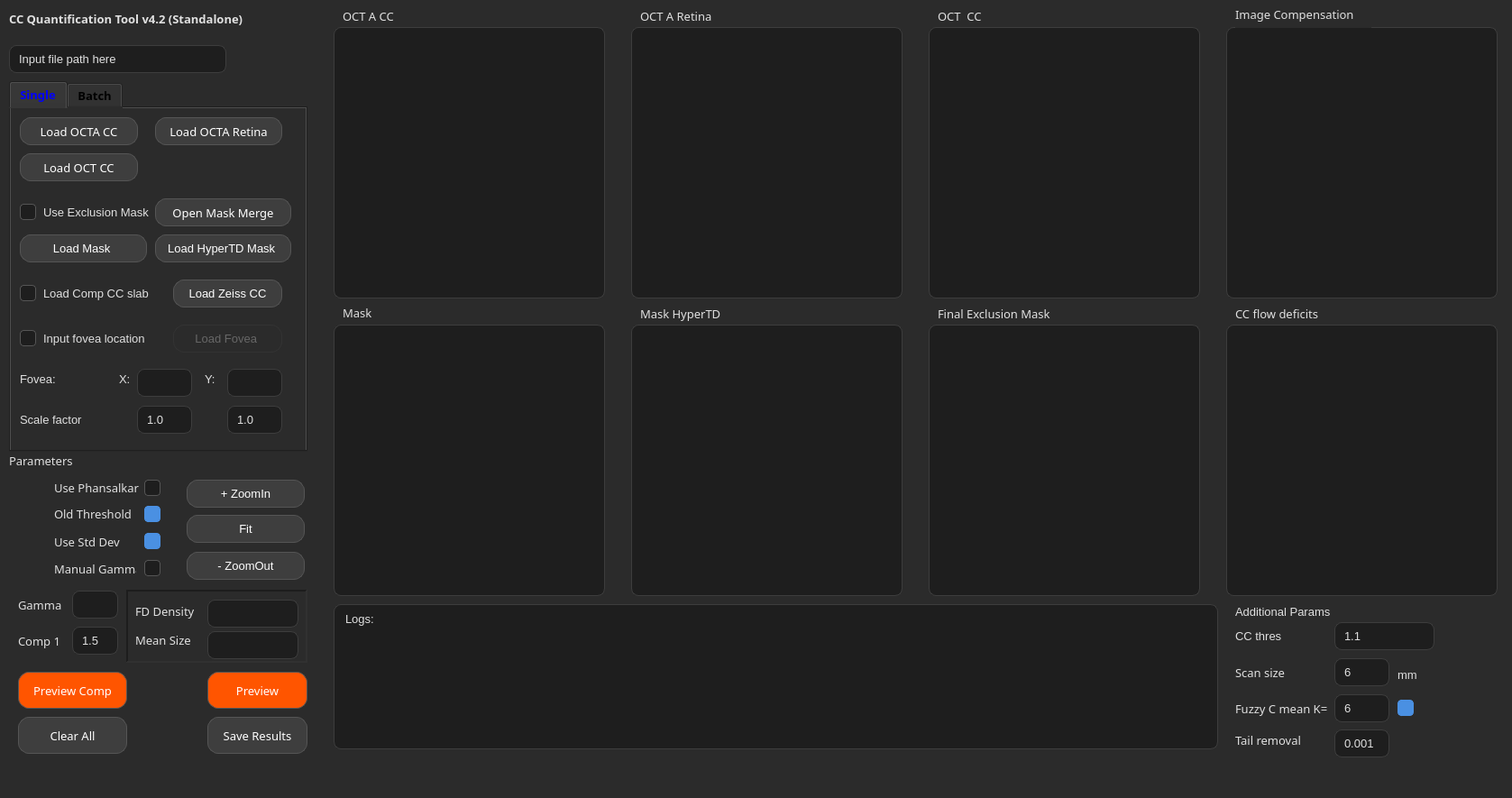
<?xml version="1.0" encoding="UTF-8"?>
<ui version="4.0">
 <class>MainWindow</class>
 <widget class="QMainWindow" name="MainWindow">
  <property name="geometry">
   <rect>
    <x>0</x>
    <y>0</y>
    <width>1677</width>
    <height>885</height>
   </rect>
  </property>
  <property name="windowTitle">
   <string>CC Segmentation Tool</string>
  </property>
  <property name="styleSheet">
   <string notr="true">/* --- MAIN WINDOW &amp; GLOBAL TEXT --- */
QMainWindow, QWidget {
    background-color: #2b2b2b;
    color: #f0f0f0;
    font-family: &quot;Segoe UI&quot;, &quot;Helvetica&quot;, sans-serif;
    font-size: 10pt;
}

/* --- ROUNDED BUTTONS --- */
QPushButton {
    background-color: #3e3e3e;
    border: 1px solid #555555;
    border-radius: 12px; /* Rounds the edges */
    padding: 6px 12px;
    color: #ffffff;
}

QPushButton:hover {
    background-color: #505050;
    border: 1px solid #777777;
}

QPushButton:pressed {
    background-color: #1e1e1e; /* Darker when clicked */
    border: 1px solid #333333;
}

QPushButton:disabled {
    background-color: #2b2b2b;
    border: 1px solid #333333;
    color: #666666;
}

/* --- INPUT FIELDS (Line Edits, Text Boxes) --- */
QLineEdit, QPlainTextEdit, QTextEdit {
    background-color: #1e1e1e; /* Darker background for input */
    border: 1px solid #3d3d3d;
    border-radius: 8px;
    padding: 4px 8px;
    color: #e0e0e0;
    selection-background-color: #4a90e2;
}

QLineEdit:focus, QPlainTextEdit:focus {
    border: 1px solid #4a90e2; /* Blue highlight when active */
}

/* --- LISTS &amp; TREES --- */
QListWidget, QTreeWidget {
    background-color: #1e1e1e;
    border: 1px solid #3d3d3d;
    border-radius: 8px;
    padding: 5px;
    outline: 0;
}

QListWidget::item:selected, QTreeWidget::item:selected {
    background-color: #4a90e2;
    color: white;
    border-radius: 4px;
}

/* --- LABELS &amp; CHECKBOXES --- */
QLabel {
    color: #e0e0e0;
}

QCheckBox {
    spacing: 8px;
    color: #e0e0e0;
}

QCheckBox::indicator {
    width: 16px;
    height: 16px;
    border-radius: 4px;
    border: 1px solid #555;
    background: #1e1e1e;
}

QCheckBox::indicator:checked {
    background-color: #4a90e2;
    border: 1px solid #4a90e2;
}

/* --- GRAPHICS VIEW (For your images) --- */
QGraphicsView {
    background-color: #1e1e1e;
    border: 1px solid #3d3d3d;
    border-radius: 8px;
}

/* --- SCROLLBARS (Modern Dark Look) --- */
QScrollBar:vertical {
    border: none;
    background: #2b2b2b;
    width: 10px;
    margin: 0px;
    border-radius: 5px;
}

QScrollBar::handle:vertical {
    background: #555;
    min-height: 20px;
    border-radius: 5px;
}

QScrollBar::handle:vertical:hover {
    background: #777;
}

QScrollBar::add-line:vertical, QScrollBar::sub-line:vertical {
    height: 0px;
}</string>
  </property>
  <widget class="QWidget" name="centralwidget">
   <widget class="QGraphicsView" name="graphicsView_OCTACC">
    <property name="geometry">
     <rect>
      <x>370</x>
      <y>30</y>
      <width>301</width>
      <height>301</height>
     </rect>
    </property>
   </widget>
   <widget class="QLabel" name="label">
    <property name="geometry">
     <rect>
      <x>380</x>
      <y>10</y>
      <width>101</width>
      <height>16</height>
     </rect>
    </property>
    <property name="font">
     <font>
      <family>Segoe UI,Helvetica,sans-serif</family>
      <pointsize>10</pointsize>
     </font>
    </property>
    <property name="text">
     <string>OCT A CC</string>
    </property>
   </widget>
   <widget class="QGraphicsView" name="graphicsView_OCTCC">
    <property name="geometry">
     <rect>
      <x>1030</x>
      <y>30</y>
      <width>301</width>
      <height>301</height>
     </rect>
    </property>
   </widget>
   <widget class="QLabel" name="label_2">
    <property name="geometry">
     <rect>
      <x>730</x>
      <y>60</y>
      <width>47</width>
      <height>13</height>
     </rect>
    </property>
    <property name="text">
     <string/>
    </property>
   </widget>
   <widget class="QLineEdit" name="lineEdit_OpenPath">
    <property name="geometry">
     <rect>
      <x>10</x>
      <y>50</y>
      <width>241</width>
      <height>31</height>
     </rect>
    </property>
    <property name="text">
     <string>Input file path here</string>
    </property>
   </widget>
   <widget class="QLineEdit" name="lineEdit_CompPara">
    <property name="enabled">
     <bool>true</bool>
    </property>
    <property name="geometry">
     <rect>
      <x>80</x>
      <y>695</y>
      <width>51</width>
      <height>31</height>
     </rect>
    </property>
    <property name="text">
     <string>1.5</string>
    </property>
   </widget>
   <widget class="QLineEdit" name="lineEdit_TailPara">
    <property name="geometry">
     <rect>
      <x>1480</x>
      <y>809</y>
      <width>61</width>
      <height>31</height>
     </rect>
    </property>
    <property name="text">
     <string>0.001</string>
    </property>
   </widget>
   <widget class="QGraphicsView" name="graphicsView_OCTARetina">
    <property name="geometry">
     <rect>
      <x>700</x>
      <y>30</y>
      <width>301</width>
      <height>301</height>
     </rect>
    </property>
   </widget>
   <widget class="QGraphicsView" name="graphicsView_ImageComp">
    <property name="geometry">
     <rect>
      <x>1360</x>
      <y>30</y>
      <width>301</width>
      <height>301</height>
     </rect>
    </property>
   </widget>
   <widget class="QGraphicsView" name="graphicsView_CCflowvoids">
    <property name="geometry">
     <rect>
      <x>1360</x>
      <y>360</y>
      <width>301</width>
      <height>301</height>
     </rect>
    </property>
   </widget>
   <widget class="QLabel" name="label_3">
    <property name="geometry">
     <rect>
      <x>1040</x>
      <y>10</y>
      <width>71</width>
      <height>16</height>
     </rect>
    </property>
    <property name="font">
     <font>
      <family>Segoe UI,Helvetica,sans-serif</family>
      <pointsize>10</pointsize>
     </font>
    </property>
    <property name="text">
     <string>OCT  CC</string>
    </property>
   </widget>
   <widget class="QLabel" name="label_4">
    <property name="geometry">
     <rect>
      <x>710</x>
      <y>10</y>
      <width>111</width>
      <height>16</height>
     </rect>
    </property>
    <property name="font">
     <font>
      <family>Segoe UI,Helvetica,sans-serif</family>
      <pointsize>10</pointsize>
     </font>
    </property>
    <property name="text">
     <string>OCT A Retina</string>
    </property>
   </widget>
   <widget class="QLabel" name="label_5">
    <property name="geometry">
     <rect>
      <x>1370</x>
      <y>340</y>
      <width>151</width>
      <height>16</height>
     </rect>
    </property>
    <property name="font">
     <font>
      <family>Segoe UI,Helvetica,sans-serif</family>
      <pointsize>10</pointsize>
     </font>
    </property>
    <property name="text">
     <string>CC flow deficits</string>
    </property>
   </widget>
   <widget class="QPlainTextEdit" name="plainTextEdit_log">
    <property name="geometry">
     <rect>
      <x>370</x>
      <y>670</y>
      <width>981</width>
      <height>161</height>
     </rect>
    </property>
    <property name="plainText">
     <string>Logs:</string>
    </property>
   </widget>
   <widget class="QLabel" name="label_6">
    <property name="geometry">
     <rect>
      <x>1370</x>
      <y>0</y>
      <width>151</width>
      <height>31</height>
     </rect>
    </property>
    <property name="font">
     <font>
      <family>Segoe UI,Helvetica,sans-serif</family>
      <pointsize>10</pointsize>
     </font>
    </property>
    <property name="text">
     <string>Image Compensation</string>
    </property>
   </widget>
   <widget class="QLabel" name="label_7">
    <property name="geometry">
     <rect>
      <x>10</x>
      <y>500</y>
      <width>81</width>
      <height>21</height>
     </rect>
    </property>
    <property name="font">
     <font>
      <family>Segoe UI,Helvetica,sans-serif</family>
      <pointsize>10</pointsize>
     </font>
    </property>
    <property name="text">
     <string>Parameters</string>
    </property>
   </widget>
   <widget class="QPushButton" name="pushButton_Preview">
    <property name="geometry">
     <rect>
      <x>230</x>
      <y>745</y>
      <width>111</width>
      <height>41</height>
     </rect>
    </property>
    <property name="font">
     <font>
      <family>Segoe UI,Helvetica,sans-serif</family>
      <pointsize>10</pointsize>
     </font>
    </property>
    <property name="styleSheet">
     <string notr="true">background-color: rgb(255, 85, 0);</string>
    </property>
    <property name="text">
     <string>Preview</string>
    </property>
   </widget>
   <widget class="QLabel" name="label_8">
    <property name="geometry">
     <rect>
      <x>20</x>
      <y>695</y>
      <width>61</width>
      <height>31</height>
     </rect>
    </property>
    <property name="font">
     <font>
      <family>Segoe UI,Helvetica,sans-serif</family>
      <pointsize>10</pointsize>
     </font>
    </property>
    <property name="text">
     <string>Comp 1</string>
    </property>
   </widget>
   <widget class="QLabel" name="label_9">
    <property name="geometry">
     <rect>
      <x>1370</x>
      <y>730</y>
      <width>81</width>
      <height>31</height>
     </rect>
    </property>
    <property name="font">
     <font>
      <family>Segoe UI,Helvetica,sans-serif</family>
      <pointsize>10</pointsize>
     </font>
    </property>
    <property name="text">
     <string>Scan size</string>
    </property>
   </widget>
   <widget class="QPushButton" name="pushButton_PreviewComp">
    <property name="geometry">
     <rect>
      <x>20</x>
      <y>745</y>
      <width>121</width>
      <height>41</height>
     </rect>
    </property>
    <property name="font">
     <font>
      <family>Segoe UI,Helvetica,sans-serif</family>
      <pointsize>10</pointsize>
     </font>
    </property>
    <property name="styleSheet">
     <string notr="true">background-color: rgb(255, 85, 0);</string>
    </property>
    <property name="text">
     <string>Preview Comp</string>
    </property>
   </widget>
   <widget class="QPushButton" name="pushButton_SliceZoomOut">
    <property name="geometry">
     <rect>
      <x>207</x>
      <y>612</y>
      <width>131</width>
      <height>31</height>
     </rect>
    </property>
    <property name="text">
     <string>- ZoomOut</string>
    </property>
   </widget>
   <widget class="QPushButton" name="pushButton_ZoomToFit">
    <property name="geometry">
     <rect>
      <x>207</x>
      <y>571</y>
      <width>131</width>
      <height>31</height>
     </rect>
    </property>
    <property name="text">
     <string>Fit</string>
    </property>
   </widget>
   <widget class="QPushButton" name="pushButton_SliceZoomIn">
    <property name="geometry">
     <rect>
      <x>207</x>
      <y>532</y>
      <width>131</width>
      <height>31</height>
     </rect>
    </property>
    <property name="text">
     <string>+ ZoomIn</string>
    </property>
   </widget>
   <widget class="QLabel" name="label_10">
    <property name="geometry">
     <rect>
      <x>1370</x>
      <y>775</y>
      <width>111</width>
      <height>21</height>
     </rect>
    </property>
    <property name="font">
     <font>
      <family>Segoe UI,Helvetica,sans-serif</family>
      <pointsize>10</pointsize>
     </font>
    </property>
    <property name="text">
     <string>Fuzzy C mean K=</string>
    </property>
   </widget>
   <widget class="QLineEdit" name="lineEdit_ScanSize">
    <property name="geometry">
     <rect>
      <x>1480</x>
      <y>730</y>
      <width>61</width>
      <height>31</height>
     </rect>
    </property>
    <property name="text">
     <string>6</string>
    </property>
   </widget>
   <widget class="QLabel" name="label_11">
    <property name="geometry">
     <rect>
      <x>10</x>
      <y>0</y>
      <width>341</width>
      <height>41</height>
     </rect>
    </property>
    <property name="font">
     <font>
      <family>Segoe UI,Helvetica,sans-serif</family>
      <pointsize>10</pointsize>
      <weight>75</weight>
      <bold>true</bold>
     </font>
    </property>
    <property name="text">
     <string>CC Quantification Tool v4.2 (Standalone)</string>
    </property>
   </widget>
   <widget class="QPushButton" name="pushButton_Save">
    <property name="geometry">
     <rect>
      <x>230</x>
      <y>795</y>
      <width>111</width>
      <height>41</height>
     </rect>
    </property>
    <property name="font">
     <font>
      <family>Segoe UI,Helvetica,sans-serif</family>
      <pointsize>10</pointsize>
     </font>
    </property>
    <property name="text">
     <string>Save Results</string>
    </property>
   </widget>
   <widget class="QLineEdit" name="lineEdit_MeanSize">
    <property name="geometry">
     <rect>
      <x>230</x>
      <y>700</y>
      <width>101</width>
      <height>31</height>
     </rect>
    </property>
    <property name="text">
     <string/>
    </property>
   </widget>
   <widget class="QLineEdit" name="lineEdit_FD">
    <property name="geometry">
     <rect>
      <x>230</x>
      <y>665</y>
      <width>101</width>
      <height>31</height>
     </rect>
    </property>
    <property name="text">
     <string/>
    </property>
   </widget>
   <widget class="QLabel" name="label_12">
    <property name="geometry">
     <rect>
      <x>150</x>
      <y>670</y>
      <width>71</width>
      <height>16</height>
     </rect>
    </property>
    <property name="font">
     <font>
      <family>Segoe UI,Helvetica,sans-serif</family>
      <pointsize>10</pointsize>
     </font>
    </property>
    <property name="text">
     <string>FD Density</string>
    </property>
   </widget>
   <widget class="QLabel" name="label_13">
    <property name="geometry">
     <rect>
      <x>150</x>
      <y>700</y>
      <width>71</width>
      <height>20</height>
     </rect>
    </property>
    <property name="font">
     <font>
      <family>Segoe UI,Helvetica,sans-serif</family>
      <pointsize>10</pointsize>
     </font>
    </property>
    <property name="text">
     <string>Mean Size</string>
    </property>
   </widget>
   <widget class="QPushButton" name="pushButton_ClearAll">
    <property name="geometry">
     <rect>
      <x>20</x>
      <y>795</y>
      <width>121</width>
      <height>41</height>
     </rect>
    </property>
    <property name="font">
     <font>
      <family>Segoe UI,Helvetica,sans-serif</family>
      <pointsize>10</pointsize>
     </font>
    </property>
    <property name="text">
     <string>Clear All</string>
    </property>
   </widget>
   <widget class="QLabel" name="label_14">
    <property name="geometry">
     <rect>
      <x>1370</x>
      <y>810</y>
      <width>91</width>
      <height>21</height>
     </rect>
    </property>
    <property name="font">
     <font>
      <family>Segoe UI,Helvetica,sans-serif</family>
      <pointsize>10</pointsize>
     </font>
    </property>
    <property name="text">
     <string>Tail removal</string>
    </property>
   </widget>
   <widget class="QLineEdit" name="lineEdit_BestK">
    <property name="geometry">
     <rect>
      <x>1480</x>
      <y>770</y>
      <width>61</width>
      <height>31</height>
     </rect>
    </property>
    <property name="text">
     <string>6</string>
    </property>
   </widget>
   <widget class="QCheckBox" name="checkBox_Knumber">
    <property name="geometry">
     <rect>
      <x>1550</x>
      <y>770</y>
      <width>31</width>
      <height>31</height>
     </rect>
    </property>
    <property name="text">
     <string/>
    </property>
    <property name="checked">
     <bool>true</bool>
    </property>
   </widget>
   <widget class="QTabWidget" name="tabWidget">
    <property name="geometry">
     <rect>
      <x>10</x>
      <y>90</y>
      <width>331</width>
      <height>411</height>
     </rect>
    </property>
    <property name="palette">
     <palette>
      <active>
       <colorrole role="WindowText">
        <brush brushstyle="SolidPattern">
         <color alpha="255">
          <red>240</red>
          <green>240</green>
          <blue>240</blue>
         </color>
        </brush>
       </colorrole>
       <colorrole role="Button">
        <brush brushstyle="SolidPattern">
         <color alpha="255">
          <red>43</red>
          <green>43</green>
          <blue>43</blue>
         </color>
        </brush>
       </colorrole>
       <colorrole role="Text">
        <brush brushstyle="SolidPattern">
         <color alpha="255">
          <red>240</red>
          <green>240</green>
          <blue>240</blue>
         </color>
        </brush>
       </colorrole>
       <colorrole role="ButtonText">
        <brush brushstyle="SolidPattern">
         <color alpha="255">
          <red>240</red>
          <green>240</green>
          <blue>240</blue>
         </color>
        </brush>
       </colorrole>
       <colorrole role="Base">
        <brush brushstyle="SolidPattern">
         <color alpha="255">
          <red>43</red>
          <green>43</green>
          <blue>43</blue>
         </color>
        </brush>
       </colorrole>
       <colorrole role="Window">
        <brush brushstyle="SolidPattern">
         <color alpha="255">
          <red>43</red>
          <green>43</green>
          <blue>43</blue>
         </color>
        </brush>
       </colorrole>
      </active>
      <inactive>
       <colorrole role="WindowText">
        <brush brushstyle="SolidPattern">
         <color alpha="255">
          <red>240</red>
          <green>240</green>
          <blue>240</blue>
         </color>
        </brush>
       </colorrole>
       <colorrole role="Button">
        <brush brushstyle="SolidPattern">
         <color alpha="255">
          <red>43</red>
          <green>43</green>
          <blue>43</blue>
         </color>
        </brush>
       </colorrole>
       <colorrole role="Text">
        <brush brushstyle="SolidPattern">
         <color alpha="255">
          <red>240</red>
          <green>240</green>
          <blue>240</blue>
         </color>
        </brush>
       </colorrole>
       <colorrole role="ButtonText">
        <brush brushstyle="SolidPattern">
         <color alpha="255">
          <red>240</red>
          <green>240</green>
          <blue>240</blue>
         </color>
        </brush>
       </colorrole>
       <colorrole role="Base">
        <brush brushstyle="SolidPattern">
         <color alpha="255">
          <red>43</red>
          <green>43</green>
          <blue>43</blue>
         </color>
        </brush>
       </colorrole>
       <colorrole role="Window">
        <brush brushstyle="SolidPattern">
         <color alpha="255">
          <red>43</red>
          <green>43</green>
          <blue>43</blue>
         </color>
        </brush>
       </colorrole>
      </inactive>
      <disabled>
       <colorrole role="WindowText">
        <brush brushstyle="SolidPattern">
         <color alpha="255">
          <red>240</red>
          <green>240</green>
          <blue>240</blue>
         </color>
        </brush>
       </colorrole>
       <colorrole role="Button">
        <brush brushstyle="SolidPattern">
         <color alpha="255">
          <red>43</red>
          <green>43</green>
          <blue>43</blue>
         </color>
        </brush>
       </colorrole>
       <colorrole role="Text">
        <brush brushstyle="SolidPattern">
         <color alpha="255">
          <red>240</red>
          <green>240</green>
          <blue>240</blue>
         </color>
        </brush>
       </colorrole>
       <colorrole role="ButtonText">
        <brush brushstyle="SolidPattern">
         <color alpha="255">
          <red>240</red>
          <green>240</green>
          <blue>240</blue>
         </color>
        </brush>
       </colorrole>
       <colorrole role="Base">
        <brush brushstyle="SolidPattern">
         <color alpha="255">
          <red>43</red>
          <green>43</green>
          <blue>43</blue>
         </color>
        </brush>
       </colorrole>
       <colorrole role="Window">
        <brush brushstyle="SolidPattern">
         <color alpha="255">
          <red>43</red>
          <green>43</green>
          <blue>43</blue>
         </color>
        </brush>
       </colorrole>
      </disabled>
     </palette>
    </property>
    <property name="font">
     <font>
      <family>Segoe UI,Helvetica,sans-serif</family>
      <pointsize>10</pointsize>
      <weight>75</weight>
      <bold>true</bold>
      <underline>false</underline>
     </font>
    </property>
    <property name="styleSheet">
     <string notr="true">/* This changes the color for ALL tabs */
QTabBar::tab {
    color: black; /* Change 'red' to any hex code or color name you want */
}

/* Optional: Change color specifically when a tab is selected */
QTabBar::tab:selected {
    color: blue;
    font-weight: bold;
}

/* Optional: Change color specifically when hovering over a tab */
QTabBar::tab:hover {
    color: green;
}</string>
    </property>
    <property name="currentIndex">
     <number>0</number>
    </property>
    <widget class="QWidget" name="tab">
     <attribute name="title">
      <string>Single</string>
     </attribute>
     <widget class="QPushButton" name="pushButton_LoadOCTACC">
      <property name="geometry">
       <rect>
        <x>10</x>
        <y>10</y>
        <width>131</width>
        <height>31</height>
       </rect>
      </property>
      <property name="font">
       <font>
        <family>Segoe UI,Helvetica,sans-serif</family>
        <pointsize>10</pointsize>
       </font>
      </property>
      <property name="text">
       <string>Load OCTA CC</string>
      </property>
     </widget>
     <widget class="QPushButton" name="pushButton_LoadOCTARetina">
      <property name="geometry">
       <rect>
        <x>160</x>
        <y>10</y>
        <width>141</width>
        <height>31</height>
       </rect>
      </property>
      <property name="font">
       <font>
        <family>Segoe UI,Helvetica,sans-serif</family>
        <pointsize>10</pointsize>
       </font>
      </property>
      <property name="text">
       <string>Load OCTA Retina</string>
      </property>
     </widget>
     <widget class="QPushButton" name="pushButton_LoadOCTCC">
      <property name="geometry">
       <rect>
        <x>10</x>
        <y>50</y>
        <width>131</width>
        <height>31</height>
       </rect>
      </property>
      <property name="font">
       <font>
        <family>Segoe UI,Helvetica,sans-serif</family>
        <pointsize>10</pointsize>
       </font>
      </property>
      <property name="text">
       <string>Load OCT CC</string>
      </property>
     </widget>
     <widget class="QPushButton" name="pushButton_LoadZeissCC">
      <property name="geometry">
       <rect>
        <x>180</x>
        <y>190</y>
        <width>121</width>
        <height>31</height>
       </rect>
      </property>
      <property name="text">
       <string>Load Zeiss CC</string>
      </property>
     </widget>
     <widget class="QPushButton" name="pushButton_LoadMask">
      <property name="geometry">
       <rect>
        <x>10</x>
        <y>140</y>
        <width>141</width>
        <height>31</height>
       </rect>
      </property>
      <property name="text">
       <string>Load Mask </string>
      </property>
     </widget>
     <widget class="QLineEdit" name="lineEdit_fovX">
      <property name="geometry">
       <rect>
        <x>140</x>
        <y>289</y>
        <width>61</width>
        <height>31</height>
       </rect>
      </property>
     </widget>
     <widget class="QLineEdit" name="lineEdit_fovY">
      <property name="geometry">
       <rect>
        <x>240</x>
        <y>289</y>
        <width>61</width>
        <height>31</height>
       </rect>
      </property>
     </widget>
     <widget class="QLabel" name="label_18">
      <property name="geometry">
       <rect>
        <x>120</x>
        <y>285</y>
        <width>20</width>
        <height>31</height>
       </rect>
      </property>
      <property name="text">
       <string>X:</string>
      </property>
     </widget>
     <widget class="QLabel" name="label_19">
      <property name="geometry">
       <rect>
        <x>215</x>
        <y>285</y>
        <width>21</width>
        <height>31</height>
       </rect>
      </property>
      <property name="text">
       <string>Y:</string>
      </property>
     </widget>
     <widget class="QLabel" name="label_20">
      <property name="geometry">
       <rect>
        <x>10</x>
        <y>285</y>
        <width>91</width>
        <height>31</height>
       </rect>
      </property>
      <property name="text">
       <string>Fovea:</string>
      </property>
     </widget>
     <widget class="QCheckBox" name="checkBox_Fovea">
      <property name="geometry">
       <rect>
        <x>10</x>
        <y>240</y>
        <width>141</width>
        <height>31</height>
       </rect>
      </property>
      <property name="text">
       <string>Input fovea location</string>
      </property>
     </widget>
     <widget class="QCheckBox" name="checkBox_ZeissCC">
      <property name="geometry">
       <rect>
        <x>10</x>
        <y>190</y>
        <width>151</width>
        <height>31</height>
       </rect>
      </property>
      <property name="text">
       <string>Load Comp CC slab</string>
      </property>
     </widget>
     <widget class="QCheckBox" name="checkBox_UseMask">
      <property name="geometry">
       <rect>
        <x>10</x>
        <y>100</y>
        <width>151</width>
        <height>31</height>
       </rect>
      </property>
      <property name="text">
       <string>Use Exclusion Mask</string>
      </property>
     </widget>
     <widget class="QPushButton" name="pushButton_LoadZeissCC_2">
      <property name="enabled">
       <bool>false</bool>
      </property>
      <property name="geometry">
       <rect>
        <x>180</x>
        <y>240</y>
        <width>121</width>
        <height>31</height>
       </rect>
      </property>
      <property name="text">
       <string>Load Fovea </string>
      </property>
     </widget>
     <widget class="QLineEdit" name="lineEdit_ScaleFactor_X">
      <property name="geometry">
       <rect>
        <x>140</x>
        <y>330</y>
        <width>61</width>
        <height>31</height>
       </rect>
      </property>
      <property name="text">
       <string>1.0</string>
      </property>
     </widget>
     <widget class="QLabel" name="label_22">
      <property name="geometry">
       <rect>
        <x>10</x>
        <y>330</y>
        <width>81</width>
        <height>31</height>
       </rect>
      </property>
      <property name="text">
       <string>Scale factor</string>
      </property>
     </widget>
     <widget class="QLineEdit" name="lineEdit_ScaleFactor_Y">
      <property name="geometry">
       <rect>
        <x>240</x>
        <y>330</y>
        <width>61</width>
        <height>31</height>
       </rect>
      </property>
      <property name="text">
       <string>1.0</string>
      </property>
     </widget>
     <widget class="QPushButton" name="pushButton_LoadMask_HyperTD">
      <property name="geometry">
       <rect>
        <x>160</x>
        <y>140</y>
        <width>151</width>
        <height>31</height>
       </rect>
      </property>
      <property name="text">
       <string>Load HyperTD Mask </string>
      </property>
     </widget>
     <widget class="QPushButton" name="pushButton_MaskMerge">
      <property name="geometry">
       <rect>
        <x>160</x>
        <y>100</y>
        <width>151</width>
        <height>31</height>
       </rect>
      </property>
      <property name="font">
       <font>
        <family>Segoe UI,Helvetica,sans-serif</family>
        <pointsize>10</pointsize>
       </font>
      </property>
      <property name="text">
       <string>Open Mask Merge</string>
      </property>
     </widget>
    </widget>
    <widget class="QWidget" name="tab_2">
     <attribute name="title">
      <string>Batch</string>
     </attribute>
     <widget class="QPushButton" name="pushButton_RunBatch">
      <property name="enabled">
       <bool>true</bool>
      </property>
      <property name="geometry">
       <rect>
        <x>20</x>
        <y>330</y>
        <width>101</width>
        <height>31</height>
       </rect>
      </property>
      <property name="text">
       <string>Run Batch</string>
      </property>
     </widget>
     <widget class="QLineEdit" name="lineEdit_FilePattern2">
      <property name="geometry">
       <rect>
        <x>20</x>
        <y>90</y>
        <width>111</width>
        <height>41</height>
       </rect>
      </property>
      <property name="text">
       <string>*_CC_G_flow.png</string>
      </property>
     </widget>
     <widget class="QPushButton" name="pushButton_RunSingle">
      <property name="enabled">
       <bool>true</bool>
      </property>
      <property name="geometry">
       <rect>
        <x>20</x>
        <y>290</y>
        <width>101</width>
        <height>31</height>
       </rect>
      </property>
      <property name="text">
       <string>Run Single</string>
      </property>
     </widget>
     <widget class="QListWidget" name="listWidget_BatchList">
      <property name="geometry">
       <rect>
        <x>170</x>
        <y>10</y>
        <width>151</width>
        <height>361</height>
       </rect>
      </property>
     </widget>
     <widget class="QPushButton" name="pushButton_UpdateRule">
      <property name="geometry">
       <rect>
        <x>20</x>
        <y>250</y>
        <width>101</width>
        <height>31</height>
       </rect>
      </property>
      <property name="text">
       <string>Update Rule</string>
      </property>
     </widget>
     <widget class="QLineEdit" name="lineEdit_FilePattern3">
      <property name="geometry">
       <rect>
        <x>20</x>
        <y>140</y>
        <width>101</width>
        <height>31</height>
       </rect>
      </property>
      <property name="text">
       <string>*_retina.png</string>
      </property>
     </widget>
     <widget class="QLineEdit" name="lineEdit_FilePattern4">
      <property name="geometry">
       <rect>
        <x>20</x>
        <y>180</y>
        <width>111</width>
        <height>41</height>
       </rect>
      </property>
      <property name="text">
       <string>*_CC_struct.png</string>
      </property>
     </widget>
     <widget class="QLineEdit" name="lineEdit_FilePattern1">
      <property name="geometry">
       <rect>
        <x>20</x>
        <y>50</y>
        <width>101</width>
        <height>31</height>
       </rect>
      </property>
      <property name="text">
       <string>*Folder</string>
      </property>
     </widget>
    </widget>
   </widget>
   <widget class="QLabel" name="label_16">
    <property name="enabled">
     <bool>false</bool>
    </property>
    <property name="geometry">
     <rect>
      <x>1370</x>
      <y>695</y>
      <width>91</width>
      <height>21</height>
     </rect>
    </property>
    <property name="text">
     <string>CC thres</string>
    </property>
   </widget>
   <widget class="QLineEdit" name="lineEdit_CCthres">
    <property name="enabled">
     <bool>false</bool>
    </property>
    <property name="geometry">
     <rect>
      <x>1480</x>
      <y>690</y>
      <width>111</width>
      <height>31</height>
     </rect>
    </property>
    <property name="text">
     <string>1.1</string>
    </property>
   </widget>
   <widget class="QLabel" name="label_17">
    <property name="geometry">
     <rect>
      <x>1550</x>
      <y>740</y>
      <width>21</width>
      <height>16</height>
     </rect>
    </property>
    <property name="text">
     <string>mm</string>
    </property>
   </widget>
   <widget class="QGraphicsView" name="graphicsView_Mask">
    <property name="geometry">
     <rect>
      <x>370</x>
      <y>360</y>
      <width>301</width>
      <height>301</height>
     </rect>
    </property>
   </widget>
   <widget class="QLabel" name="label_21">
    <property name="geometry">
     <rect>
      <x>380</x>
      <y>340</y>
      <width>47</width>
      <height>13</height>
     </rect>
    </property>
    <property name="font">
     <font>
      <family>Segoe UI,Helvetica,sans-serif</family>
      <pointsize>10</pointsize>
     </font>
    </property>
    <property name="text">
     <string>Mask</string>
    </property>
   </widget>
   <widget class="QLabel" name="label_23">
    <property name="geometry">
     <rect>
      <x>60</x>
      <y>530</y>
      <width>101</width>
      <height>21</height>
     </rect>
    </property>
    <property name="font">
     <font>
      <family>Segoe UI,Helvetica,sans-serif</family>
      <pointsize>10</pointsize>
     </font>
    </property>
    <property name="text">
     <string>Use Phansalkar</string>
    </property>
   </widget>
   <widget class="QCheckBox" name="checkBox_usePhansalkar">
    <property name="geometry">
     <rect>
      <x>160</x>
      <y>531</y>
      <width>20</width>
      <height>21</height>
     </rect>
    </property>
    <property name="text">
     <string/>
    </property>
   </widget>
   <widget class="QLabel" name="label_24">
    <property name="geometry">
     <rect>
      <x>60</x>
      <y>559</y>
      <width>121</width>
      <height>21</height>
     </rect>
    </property>
    <property name="font">
     <font>
      <family>Segoe UI,Helvetica,sans-serif</family>
      <pointsize>10</pointsize>
     </font>
    </property>
    <property name="text">
     <string>Old Threshold</string>
    </property>
   </widget>
   <widget class="QCheckBox" name="checkBox_oldthresh">
    <property name="enabled">
     <bool>true</bool>
    </property>
    <property name="geometry">
     <rect>
      <x>160</x>
      <y>560</y>
      <width>31</width>
      <height>21</height>
     </rect>
    </property>
    <property name="text">
     <string/>
    </property>
    <property name="checked">
     <bool>true</bool>
    </property>
   </widget>
   <widget class="QCheckBox" name="checkBox_togglegamma">
    <property name="geometry">
     <rect>
      <x>160</x>
      <y>620</y>
      <width>20</width>
      <height>21</height>
     </rect>
    </property>
    <property name="text">
     <string/>
    </property>
   </widget>
   <widget class="QLabel" name="label_25">
    <property name="geometry">
     <rect>
      <x>60</x>
      <y>620</y>
      <width>91</width>
      <height>21</height>
     </rect>
    </property>
    <property name="font">
     <font>
      <family>Segoe UI,Helvetica,sans-serif</family>
      <pointsize>10</pointsize>
     </font>
    </property>
    <property name="text">
     <string>Manual Gamma</string>
    </property>
   </widget>
   <widget class="QLineEdit" name="lineEdit_forcegamma">
    <property name="geometry">
     <rect>
      <x>80</x>
      <y>655</y>
      <width>51</width>
      <height>31</height>
     </rect>
    </property>
    <property name="text">
     <string/>
    </property>
   </widget>
   <widget class="QLabel" name="label_26">
    <property name="geometry">
     <rect>
      <x>20</x>
      <y>660</y>
      <width>71</width>
      <height>21</height>
     </rect>
    </property>
    <property name="font">
     <font>
      <family>Segoe UI,Helvetica,sans-serif</family>
      <pointsize>10</pointsize>
     </font>
    </property>
    <property name="text">
     <string>Gamma</string>
    </property>
   </widget>
   <widget class="QCheckBox" name="checkBox_toggleforSD">
    <property name="geometry">
     <rect>
      <x>160</x>
      <y>590</y>
      <width>31</width>
      <height>21</height>
     </rect>
    </property>
    <property name="text">
     <string/>
    </property>
    <property name="checked">
     <bool>true</bool>
    </property>
   </widget>
   <widget class="QLabel" name="label_27">
    <property name="geometry">
     <rect>
      <x>60</x>
      <y>590</y>
      <width>81</width>
      <height>21</height>
     </rect>
    </property>
    <property name="font">
     <font>
      <family>Segoe UI,Helvetica,sans-serif</family>
      <pointsize>10</pointsize>
     </font>
    </property>
    <property name="text">
     <string>Use Std Dev</string>
    </property>
   </widget>
   <widget class="QFrame" name="frame">
    <property name="geometry">
     <rect>
      <x>140</x>
      <y>654</y>
      <width>201</width>
      <height>81</height>
     </rect>
    </property>
    <property name="palette">
     <palette>
      <active>
       <colorrole role="WindowText">
        <brush brushstyle="SolidPattern">
         <color alpha="255">
          <red>240</red>
          <green>240</green>
          <blue>240</blue>
         </color>
        </brush>
       </colorrole>
       <colorrole role="Button">
        <brush brushstyle="SolidPattern">
         <color alpha="255">
          <red>43</red>
          <green>43</green>
          <blue>43</blue>
         </color>
        </brush>
       </colorrole>
       <colorrole role="Text">
        <brush brushstyle="SolidPattern">
         <color alpha="255">
          <red>240</red>
          <green>240</green>
          <blue>240</blue>
         </color>
        </brush>
       </colorrole>
       <colorrole role="ButtonText">
        <brush brushstyle="SolidPattern">
         <color alpha="255">
          <red>240</red>
          <green>240</green>
          <blue>240</blue>
         </color>
        </brush>
       </colorrole>
       <colorrole role="Base">
        <brush brushstyle="SolidPattern">
         <color alpha="255">
          <red>43</red>
          <green>43</green>
          <blue>43</blue>
         </color>
        </brush>
       </colorrole>
       <colorrole role="Window">
        <brush brushstyle="SolidPattern">
         <color alpha="255">
          <red>43</red>
          <green>43</green>
          <blue>43</blue>
         </color>
        </brush>
       </colorrole>
       <colorrole role="AlternateBase">
        <brush brushstyle="SolidPattern">
         <color alpha="255">
          <red>170</red>
          <green>255</green>
          <blue>255</blue>
         </color>
        </brush>
       </colorrole>
      </active>
      <inactive>
       <colorrole role="WindowText">
        <brush brushstyle="SolidPattern">
         <color alpha="255">
          <red>240</red>
          <green>240</green>
          <blue>240</blue>
         </color>
        </brush>
       </colorrole>
       <colorrole role="Button">
        <brush brushstyle="SolidPattern">
         <color alpha="255">
          <red>43</red>
          <green>43</green>
          <blue>43</blue>
         </color>
        </brush>
       </colorrole>
       <colorrole role="Text">
        <brush brushstyle="SolidPattern">
         <color alpha="255">
          <red>240</red>
          <green>240</green>
          <blue>240</blue>
         </color>
        </brush>
       </colorrole>
       <colorrole role="ButtonText">
        <brush brushstyle="SolidPattern">
         <color alpha="255">
          <red>240</red>
          <green>240</green>
          <blue>240</blue>
         </color>
        </brush>
       </colorrole>
       <colorrole role="Base">
        <brush brushstyle="SolidPattern">
         <color alpha="255">
          <red>43</red>
          <green>43</green>
          <blue>43</blue>
         </color>
        </brush>
       </colorrole>
       <colorrole role="Window">
        <brush brushstyle="SolidPattern">
         <color alpha="255">
          <red>43</red>
          <green>43</green>
          <blue>43</blue>
         </color>
        </brush>
       </colorrole>
       <colorrole role="AlternateBase">
        <brush brushstyle="SolidPattern">
         <color alpha="255">
          <red>170</red>
          <green>255</green>
          <blue>255</blue>
         </color>
        </brush>
       </colorrole>
      </inactive>
      <disabled>
       <colorrole role="WindowText">
        <brush brushstyle="SolidPattern">
         <color alpha="255">
          <red>240</red>
          <green>240</green>
          <blue>240</blue>
         </color>
        </brush>
       </colorrole>
       <colorrole role="Button">
        <brush brushstyle="SolidPattern">
         <color alpha="255">
          <red>43</red>
          <green>43</green>
          <blue>43</blue>
         </color>
        </brush>
       </colorrole>
       <colorrole role="Text">
        <brush brushstyle="SolidPattern">
         <color alpha="255">
          <red>240</red>
          <green>240</green>
          <blue>240</blue>
         </color>
        </brush>
       </colorrole>
       <colorrole role="ButtonText">
        <brush brushstyle="SolidPattern">
         <color alpha="255">
          <red>240</red>
          <green>240</green>
          <blue>240</blue>
         </color>
        </brush>
       </colorrole>
       <colorrole role="Base">
        <brush brushstyle="SolidPattern">
         <color alpha="255">
          <red>43</red>
          <green>43</green>
          <blue>43</blue>
         </color>
        </brush>
       </colorrole>
       <colorrole role="Window">
        <brush brushstyle="SolidPattern">
         <color alpha="255">
          <red>43</red>
          <green>43</green>
          <blue>43</blue>
         </color>
        </brush>
       </colorrole>
       <colorrole role="AlternateBase">
        <brush brushstyle="SolidPattern">
         <color alpha="255">
          <red>170</red>
          <green>255</green>
          <blue>255</blue>
         </color>
        </brush>
       </colorrole>
      </disabled>
     </palette>
    </property>
    <property name="autoFillBackground">
     <bool>false</bool>
    </property>
    <property name="frameShape">
     <enum>QFrame::Panel</enum>
    </property>
    <property name="frameShadow">
     <enum>QFrame::Sunken</enum>
    </property>
    <property name="lineWidth">
     <number>2</number>
    </property>
   </widget>
   <widget class="QGraphicsView" name="graphicsView_Mask_HyperTD">
    <property name="geometry">
     <rect>
      <x>700</x>
      <y>360</y>
      <width>301</width>
      <height>301</height>
     </rect>
    </property>
   </widget>
   <widget class="QLabel" name="label_28">
    <property name="geometry">
     <rect>
      <x>710</x>
      <y>340</y>
      <width>91</width>
      <height>16</height>
     </rect>
    </property>
    <property name="font">
     <font>
      <family>Segoe UI,Helvetica,sans-serif</family>
      <pointsize>10</pointsize>
     </font>
    </property>
    <property name="text">
     <string>Mask HyperTD</string>
    </property>
   </widget>
   <widget class="QLabel" name="label_29">
    <property name="geometry">
     <rect>
      <x>1040</x>
      <y>340</y>
      <width>131</width>
      <height>16</height>
     </rect>
    </property>
    <property name="font">
     <font>
      <family>Segoe UI,Helvetica,sans-serif</family>
      <pointsize>10</pointsize>
     </font>
    </property>
    <property name="text">
     <string>Final Exclusion Mask</string>
    </property>
   </widget>
   <widget class="QGraphicsView" name="graphicsView_Mask_ExclusionCombined">
    <property name="geometry">
     <rect>
      <x>1030</x>
      <y>360</y>
      <width>301</width>
      <height>301</height>
     </rect>
    </property>
   </widget>
   <widget class="QLabel" name="label_30">
    <property name="enabled">
     <bool>false</bool>
    </property>
    <property name="geometry">
     <rect>
      <x>1370</x>
      <y>670</y>
      <width>121</width>
      <height>16</height>
     </rect>
    </property>
    <property name="text">
     <string>Additional Params</string>
    </property>
   </widget>
   <zorder>label_26</zorder>
   <zorder>label_8</zorder>
   <zorder>frame</zorder>
   <zorder>label_14</zorder>
   <zorder>lineEdit_TailPara</zorder>
   <zorder>label_16</zorder>
   <zorder>lineEdit_CCthres</zorder>
   <zorder>graphicsView_OCTACC</zorder>
   <zorder>label</zorder>
   <zorder>graphicsView_OCTCC</zorder>
   <zorder>label_2</zorder>
   <zorder>lineEdit_OpenPath</zorder>
   <zorder>lineEdit_CompPara</zorder>
   <zorder>graphicsView_OCTARetina</zorder>
   <zorder>graphicsView_ImageComp</zorder>
   <zorder>graphicsView_CCflowvoids</zorder>
   <zorder>label_3</zorder>
   <zorder>label_4</zorder>
   <zorder>label_5</zorder>
   <zorder>plainTextEdit_log</zorder>
   <zorder>label_6</zorder>
   <zorder>label_7</zorder>
   <zorder>pushButton_Preview</zorder>
   <zorder>label_9</zorder>
   <zorder>pushButton_PreviewComp</zorder>
   <zorder>pushButton_SliceZoomOut</zorder>
   <zorder>pushButton_ZoomToFit</zorder>
   <zorder>pushButton_SliceZoomIn</zorder>
   <zorder>label_10</zorder>
   <zorder>lineEdit_ScanSize</zorder>
   <zorder>label_11</zorder>
   <zorder>pushButton_Save</zorder>
   <zorder>lineEdit_MeanSize</zorder>
   <zorder>lineEdit_FD</zorder>
   <zorder>label_12</zorder>
   <zorder>label_13</zorder>
   <zorder>pushButton_ClearAll</zorder>
   <zorder>lineEdit_BestK</zorder>
   <zorder>checkBox_Knumber</zorder>
   <zorder>tabWidget</zorder>
   <zorder>label_17</zorder>
   <zorder>label_21</zorder>
   <zorder>label_23</zorder>
   <zorder>checkBox_usePhansalkar</zorder>
   <zorder>graphicsView_Mask</zorder>
   <zorder>label_24</zorder>
   <zorder>checkBox_oldthresh</zorder>
   <zorder>checkBox_togglegamma</zorder>
   <zorder>label_25</zorder>
   <zorder>lineEdit_forcegamma</zorder>
   <zorder>checkBox_toggleforSD</zorder>
   <zorder>label_27</zorder>
   <zorder>graphicsView_Mask_HyperTD</zorder>
   <zorder>label_28</zorder>
   <zorder>label_29</zorder>
   <zorder>graphicsView_Mask_ExclusionCombined</zorder>
   <zorder>label_30</zorder>
  </widget>
  <widget class="QMenuBar" name="menubar">
   <property name="geometry">
    <rect>
     <x>0</x>
     <y>0</y>
     <width>1677</width>
     <height>23</height>
    </rect>
   </property>
  </widget>
  <widget class="QStatusBar" name="statusbar"/>
 </widget>
 <resources/>
 <connections/>
</ui>
